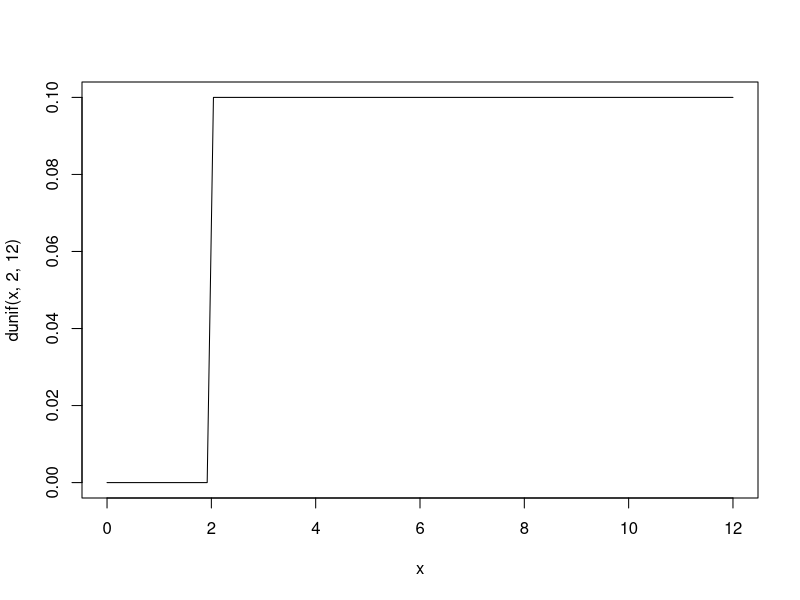
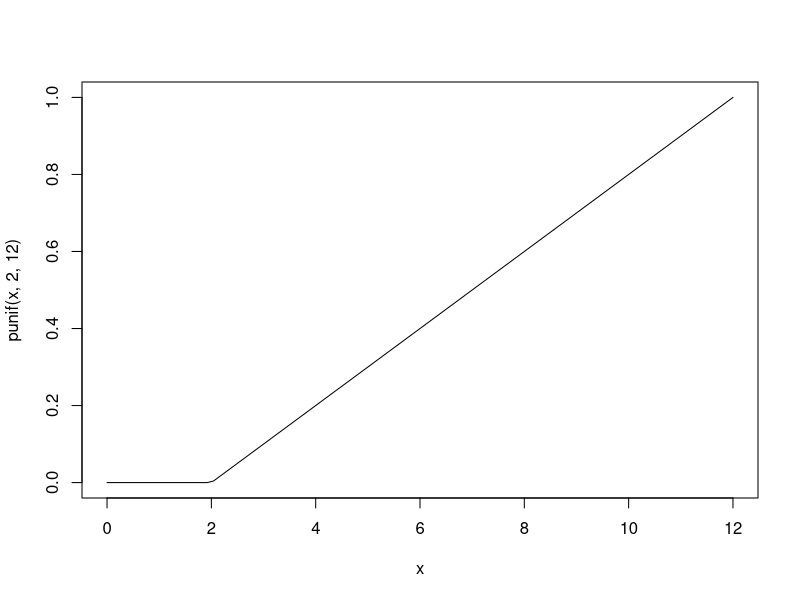
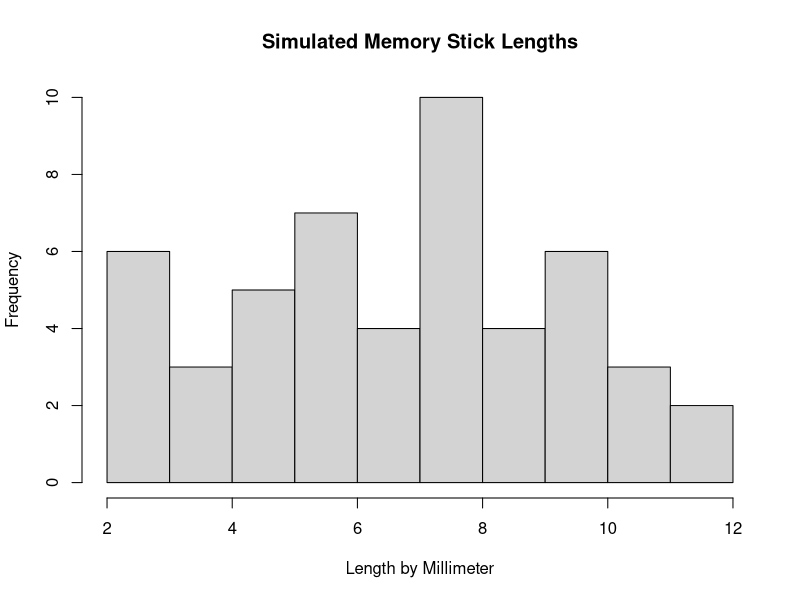

Here is the R script that generated these plots, in order:
## ---- chunk 1
knitr::opts_chunk$set(echo = TRUE)
## ---- chunk 2
#a
scrap_prob <- (12-10)/(12-2)
scrap_prob

#b
stick_lengths <- runif(50,2,12)
curve(dunif(x,2,12), xlim = c(0,12))
curve(punif(x,2,12), xlim = c(0,12))

hist(stick_lengths, breaks = 10, main = "Simulated Memory Stick Lengths", xlab = "Length by Millimeter", ylab = "Frequency")

mean_lengths <- mean(stick_lengths)
mean_lengths
var_lengths <- var(stick_lengths)
var_lengths

#printing
cat("\n1\na) Probability that a memory stick will be scrapped:", scrap_prob)
cat("\nb) Mean of 50 simulated lengths:", mean_lengths)
cat("\n   Variance of 50 simulated lengths:", var_lengths)
## ---- chunk 3
#a
ammeter_function <- function(x)(0.025*x +0.15)

bvalue_0.15 <- integrate(ammeter_function,2,6)
bvalue_0.15

#b
current_over_3A <- integrate(ammeter_function,3,6)
current_over_3A

#c
x_ammeter_function <- function(x)(x*(0.025*x +0.15))

e_of_X <- integrate(x_ammeter_function,2,6)
e_of_X

#printing
cat("\n2.\na) The integral of 0.025x + 0.15 from 2 to 6 is 1, showing a genuine probability density.")
cat("\nb) Probability that the measurement of the current exceeds 3: 0.7875 with absolute error < 8.7e-15")
cat("\nc) E(X) = 4.133333 with absolute error < 4.6e-14")
## ---- chunk 4
prob_0 <- punif(0, -pi, pi) - punif(-pi, -pi, pi)
prob_0
prob_piover2 <- punif(pi/2, -pi, pi) - punif(-pi, -pi, pi)
prob_piover2

#printing
cat("\n3. P(X<=0) =", prob_0)
cat("\n   P(<=pi/2) =", prob_piover2)
